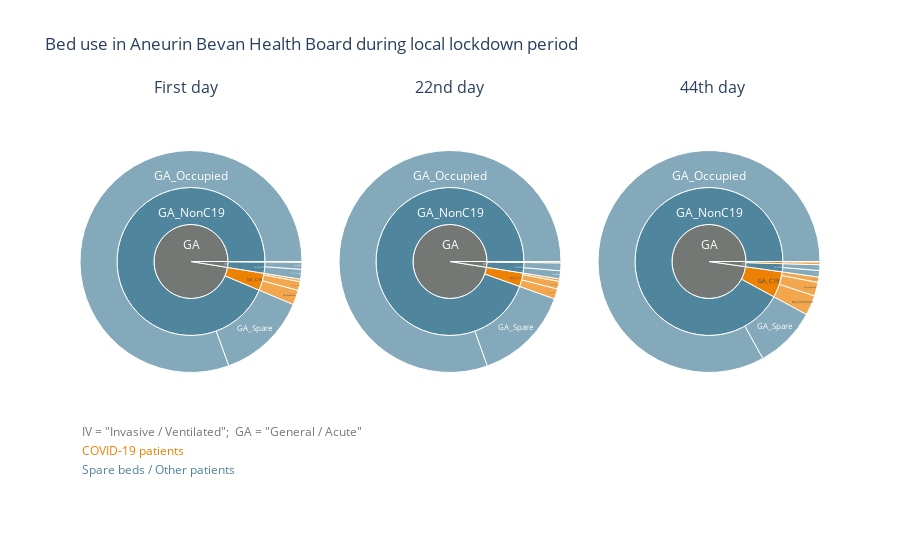

Here is the notebook cell this chart was saved with:
### Code cell
colors = ['#747875', '#50869D', '#50869D', '#ED8103', '#ED8103']
statuses = ['(?)',  'IV_NonC19', 'GA_NonC19', 'IV_C19', 'GA_C19']

startdate = "2020-09-08"
titles = ("First day", "22nd day", "44th day")
name = 0

fig = make_subplots(rows=1, cols=3, subplot_titles = titles)

for day,dom in zip([string_datediff(startdate, x) for x in [0, 22, 44]],
                          [[0, 0.3], [0.35, 0.65], [0.7, 1]]):
    data = px.sunburst(sunburst_data(beds_ab, day), 
                       path = ['bed_type', 'bed_status', 'indicator'], 
                       values = 'count', color = 'bed_status',
                       color_discrete_map = {stat: col for stat, col in zip(statuses, colors)}
    )._data
    trace = go.Sunburst(
        name = titles[name],
        labels=data[0]['labels'],
        parents=[x.split('/')[1] if len(x.split('/')) > 1 else x for x in data[0]['parents'].tolist()],
        values=data[0]['values'],
        domain={'x': dom, 'y': [0.2, 0.95]},
        marker = dict(colors = data[0]['marker']['colors']),
        branchvalues = 'total',
        insidetextorientation='horizontal'
    )
    fig.add_trace(trace)
    name += 1

fig.update_layout(title_text="Bed use in Aneurin Bevan Health Board during local lockdown period",
                 #uniformtext=dict(minsize=10, mode='hide')
                 )

labcolors = ['#50869D', '#ED8103', '#747875']
for i, lab in enumerate(['Spare beds / Other patients', 'COVID-19 patients', 'IV = "Invasive / Ventilated";\t\tGA = "General / Acute"']):
    fig.add_annotation(dict(font=dict(color=labcolors[i],size=12),
                                        x=0,
                                        y= 0+i/20,
                                        showarrow=False,
                                        text=lab,
                                        textangle=0,
                                        xanchor='left',
                                        xref="paper",
                                        yref="paper"))
    
fig.write_html('visualisations/AB_beds_lockdown.html')
fig.show()

### Figure 1 — Plotly figure (JSON) as saved in the notebook; plotly's stock layout.template omitted (floating-point values rounded to 4 significant figures)
{"data": [{"branchvalues": "total", "domain": {"x": [0, 0.3], "y": [0.2, 0.95]}, "insidetextorientation": "horizontal", "labels": ["GA_Confirmed", "GA_Occupied", "GA_Recovering", "GA_Spare", "GA_Suspected", "IV_Confirmed", "IV_Occupied", "IV_Recovering", "IV_Spare", "IV_Suspected", "GA_C19", "GA_NonC19", "IV_C19", "IV_NonC19", "GA", "IV"], "marker": {"colors": ["#ED8103", "#50869D", "#ED8103", "#50869D", "#ED8103", "#ED8103", "#50869D", "#ED8103", "#50869D", "#ED8103", "#ED8103", "#50869D", "#ED8103", "#50869D", "#747875", "#747875"]}, "name": "First day", "parents": ["GA_C19", "GA_NonC19", "GA_C19", "GA_NonC19", "GA_C19", "IV_C19", "IV_NonC19", "IV_C19", "IV_NonC19", "IV_C19", "GA", "GA", "IV", "IV", "", ""], "type": "sunburst", "values": [7, 1577, 25, 257, 42, 0, 28, 0, 20, 2, 74, 1834, 2, 48, 1908, 50]}, {"branchvalues": "total", "domain": {"x": [0.35, 0.65], "y": [0.2, 0.95]}, "insidetextorientation": "horizontal", "labels": ["GA_Confirmed", "GA_Occupied", "GA_Recovering", "GA_Spare", "GA_Suspected", "IV_Confirmed", "IV_Occupied", "IV_Recovering", "IV_Spare", "IV_Suspected", "GA_C19", "GA_NonC19", "IV_C19", "IV_NonC19", "GA", "IV"], "marker": {"colors": ["#ED8103", "#50869D", "#ED8103", "#50869D", "#ED8103", "#ED8103", "#50869D", "#ED8103", "#50869D", "#ED8103", "#ED8103", "#50869D", "#ED8103", "#50869D", "#747875", "#747875"]}, "name": "22nd day", "parents": ["GA_C19", "GA_NonC19", "GA_C19", "GA_NonC19", "GA_C19", "IV_C19", "IV_NonC19", "IV_C19", "IV_NonC19", "IV_C19", "GA", "GA", "IV", "IV", "", ""], "type": "sunburst", "values": [22, 1574, 7, 275, 29, 4, 22, 0, 23, 0, 58, 1849, 4, 45, 1907, 49]}, {"branchvalues": "total", "domain": {"x": [0.7, 1], "y": [0.2, 0.95]}, "insidetextorientation": "horizontal", "labels": ["GA_Confirmed", "GA_Occupied", "GA_Recovering", "GA_Spare", "GA_Suspected", "IV_Confirmed", "IV_Occupied", "IV_Recovering", "IV_Spare", "IV_Suspected", "GA_C19", "GA_NonC19", "IV_C19", "IV_NonC19", "GA", "IV"], "marker": {"colors": ["#ED8103", "#50869D", "#ED8103", "#50869D", "#ED8103", "#ED8103", "#50869D", "#ED8103", "#50869D", "#ED8103", "#ED8103", "#50869D", "#ED8103", "#50869D", "#747875", "#747875"]}, "name": "44th day", "parents": ["GA_C19", "GA_NonC19", "GA_C19", "GA_NonC19", "GA_C19", "IV_C19", "IV_NonC19", "IV_C19", "IV_NonC19", "IV_C19", "GA", "GA", "IV", "IV", "", ""], "type": "sunburst", "values": [56, 1595, 15, 173, 38, 8, 18, 1, 16, 0, 109, 1768, 9, 34, 1877, 43]}], "layout": {"annotations": [{"font": {"size": 16}, "showarrow": false, "text": "First day", "x": 0.1444, "xanchor": "center", "xref": "paper", "y": 1, "yanchor": "bottom", "yref": "paper"}, {"font": {"size": 16}, "showarrow": false, "text": "22nd day", "x": 0.5, "xanchor": "center", "xref": "paper", "y": 1, "yanchor": "bottom", "yref": "paper"}, {"font": {"size": 16}, "showarrow": false, "text": "44th day", "x": 0.8556, "xanchor": "center", "xref": "paper", "y": 1, "yanchor": "bottom", "yref": "paper"}, {"font": {"color": "#50869D", "size": 12}, "showarrow": false, "text": "Spare beds / Other patients", "textangle": 0, "x": 0, "xanchor": "left", "xref": "paper", "y": 0, "yref": "paper"}, {"font": {"color": "#ED8103", "size": 12}, "showarrow": false, "text": "COVID-19 patients", "textangle": 0, "x": 0, "xanchor": "left", "xref": "paper", "y": 0.05, "yref": "paper"}, {"font": {"color": "#747875", "size": 12}, "showarrow": false, "text": "IV = \"Invasive / Ventilated\";\t\tGA = \"General / Acute\"", "textangle": 0, "x": 0, "xanchor": "left", "xref": "paper", "y": 0.1, "yref": "paper"}], "title": {"text": "Bed use in Aneurin Bevan Health Board during local lockdown period"}, "xaxis": {"anchor": "y", "domain": [0, 0.2889]}, "xaxis2": {"anchor": "y2", "domain": [0.3556, 0.6444]}, "xaxis3": {"anchor": "y3", "domain": [0.7111, 1]}, "yaxis": {"anchor": "x", "domain": [0, 1]}, "yaxis2": {"anchor": "x2", "domain": [0, 1]}, "yaxis3": {"anchor": "x3", "domain": [0, 1]}}}
